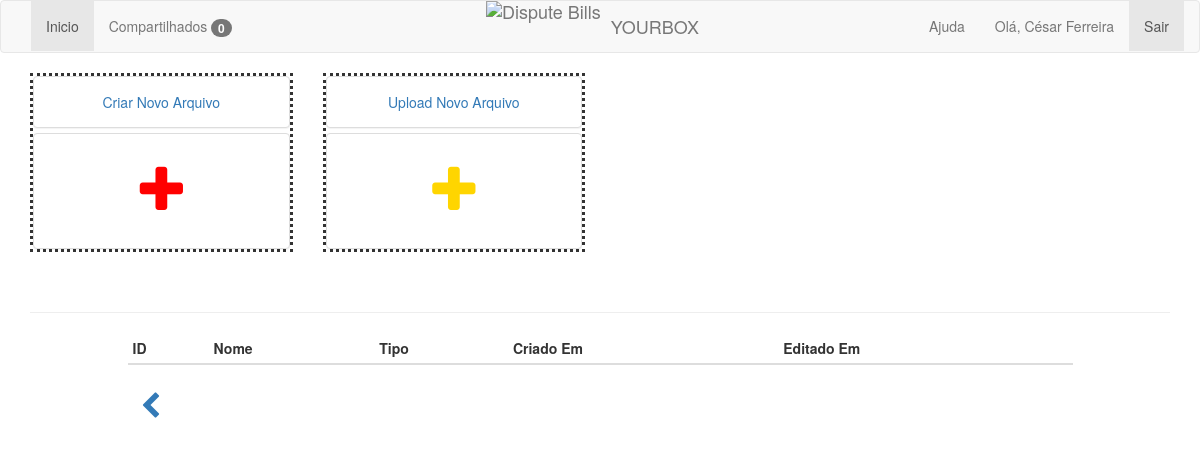
The page /pasta/3 (signed in) on the database as committed earlier.
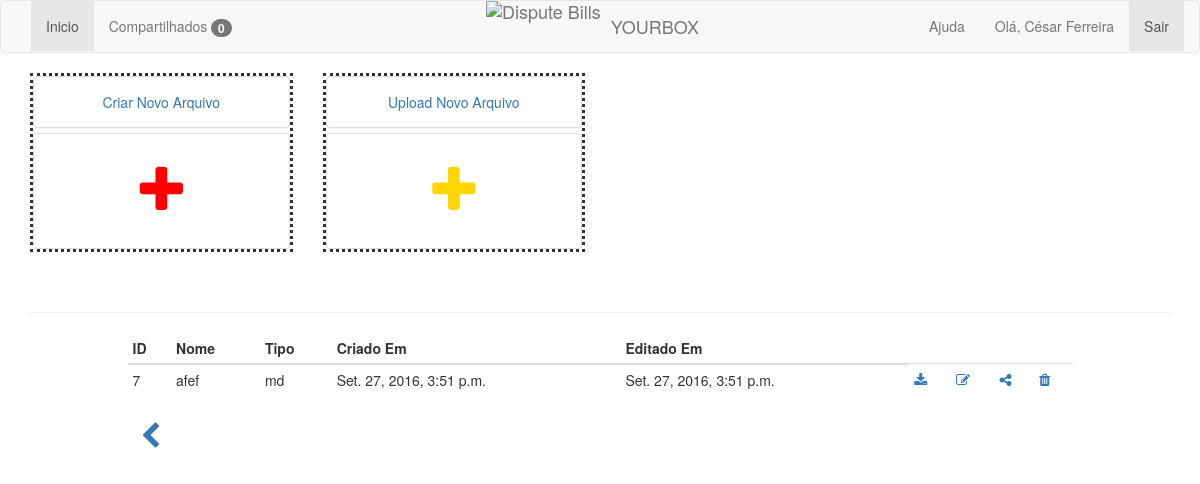
The same page on the database as committed later.
### app/models.py (models this page shows)
class Arquivo(models.Model):
    nome = models.CharField(max_length=10)
    arquivo = models.FileField()
    pasta = models.ForeignKey(Pasta, blank=True, null=True)
    tipo = models.CharField(max_length=50, choices=TIPOS)
    status = models.BooleanField(default=True)
    criado_em = models.DateTimeField(auto_now_add=True)
    editado_em = models.DateTimeField(auto_now=True)

### app/views.py (the view)
# urls.py: url(r'^pasta/(?P<id>[0-9]+)', views.view_pasta, name='viewpasta'),
def view_pasta(request, id):
    try:
        usuario = Usuario.objects.get(email=request.session['email'])
        compartilhados = Compartilhado.objects.filter(usuario=usuario, status=False)
        pasta = Pasta.objects.get(id=id)
        return render_to_response('view_pasta.html',
                                  {'usuario': usuario, 'pasta': pasta, 'usuarios': Usuario.objects.all(),
                                   'compartilhados': compartilhados},
                                  context_instance=RequestContext(request))
    except:
        return redirect('/')

### app/templates/view_pasta.html (shortened to what this page needs)
{% extends "base.html" %}
{% block content %}
    <div class='row'>
        <div class='col-xs-6 col-sm-4 col-md-3' id="criar_arquivo">
            <div class="panel-group" style='border-style: dotted;'>
                <div class="panel panel-default">
                    <div class="panel-body text-center"><a href='/novo-arquivo'>Criar Novo Arquivo</a></div>
                </div>
                <div class="panel panel-default">
                    <div class="panel-body text-center">
                        <label style='font-size:55px;'><a href='/novo-arquivo'><span class='fa fa-1x fa-plus'
                                                                                     style='color: red;'></span></a></label>
                    </div>
                </div>
            </div>
        </div>
        <div class='col-xs-6 col-sm-4 col-md-3' id="upload_arquivo">
            <div class="panel-group" style='border-style: dotted;'>
                <div class="panel panel-default">
                    <div class="panel-body text-center"><a href='/upload-arquivo'>Upload Novo Arquivo</a></div>
                </div>
                <div class="panel panel-default">
                    <div class="panel-body text-center">
                        <label style='font-size:55px;'><a href='/upload-arquivo'><span class='fa fa-1x fa-plus'
                                                                                       style='color: #ffd500;'></span></a></label>
                    </div>
                </div>
            </div>
        </div>
    </div>
    <br/>
    <hr/>
    <div class="row">
        <div class='col-md-10 col-md-offset-1'>
            <table id="table" class="table table-condensed">
                <thead>
                <tr>
                    <th>ID</th>
                    <th>Nome</th>
                    <th>Tipo</th>
                    <th>Criado Em</th>
                    <th>Editado Em</th>
                </tr>
                </thead>
                <tbody>
                {% for arquivo in pasta.arquivo_set.all %}
                    {% if arquivo.status %}
                        <tr>
                            <td>{{ arquivo.id }}</td>
                            <td>{{ arquivo.nome }}</td>
                            <td>{{ arquivo.tipo }}</td>
                            <td>{{ arquivo.criado_em }}</td>
                            <td>{{ arquivo.editado_em }}</td>
                            <td id="download"><a href='/media/{{ arquivo.arquivo }}' download='/media/{{ arquivo.arquivo }}'><span
                                    class='fa fa-download'></span></a></td>
                            <td id="editar"><a href='/edit-arquivo/{{ arquivo.id }}'><span class='fa fa-edit'></span></a></td>
                            <td id="compartilhar"><a data-toggle="modal" data-target="#modal{{ arquivo.id }}"><span
                                    class='fa fa-share-alt'></span></a></td>
                            <td id="remover"><a href='/remove-arquivo/{{ arquivo.id }}'><span class='fa fa-trash'></span></a></td>
                        </tr>
                    {% endif %}
                {% endfor %}
                </tbody>
            </table>
            <a class='btn' href='/'><span class='fa fa-2x fa-chevron-left'></span></a>
        </div>
    </div>
{% endblock %}

Rows that differ between the two databases and show on the page:
added Arquivo: id "7", nome "afef", tipo "md", criado_em "Set. 27, 2016, 3:51 p.m.", editado_em "Set. 27, 2016, 3:51 p.m."
